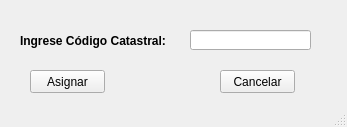
<?xml version="1.0" encoding="UTF-8"?>
<ui version="4.0">
 <class>MainWindow</class>
 <widget class="QMainWindow" name="MainWindow">
  <property name="geometry">
   <rect>
    <x>0</x>
    <y>0</y>
    <width>347</width>
    <height>127</height>
   </rect>
  </property>
  <property name="maximumSize">
   <size>
    <width>347</width>
    <height>127</height>
   </size>
  </property>
  <property name="windowTitle">
   <string>Asignar Catastro</string>
  </property>
  <widget class="QWidget" name="centralwidget">
   <property name="maximumSize">
    <size>
     <width>347</width>
     <height>108</height>
    </size>
   </property>
   <widget class="QPushButton" name="btnCancelar">
    <property name="geometry">
     <rect>
      <x>220</x>
      <y>70</y>
      <width>75</width>
      <height>23</height>
     </rect>
    </property>
    <property name="text">
     <string>Cancelar</string>
    </property>
   </widget>
   <widget class="QLineEdit" name="txtCodigo">
    <property name="geometry">
     <rect>
      <x>190</x>
      <y>30</y>
      <width>121</width>
      <height>20</height>
     </rect>
    </property>
   </widget>
   <widget class="QLabel" name="label">
    <property name="geometry">
     <rect>
      <x>20</x>
      <y>30</y>
      <width>151</width>
      <height>21</height>
     </rect>
    </property>
    <property name="font">
     <font>
      <weight>75</weight>
      <bold>true</bold>
     </font>
    </property>
    <property name="text">
     <string>Ingrese Código Catastral:</string>
    </property>
   </widget>
   <widget class="QPushButton" name="btnAsignar">
    <property name="geometry">
     <rect>
      <x>30</x>
      <y>70</y>
      <width>75</width>
      <height>23</height>
     </rect>
    </property>
    <property name="text">
     <string>Asignar</string>
    </property>
   </widget>
  </widget>
  <widget class="QStatusBar" name="statusbar"/>
 </widget>
 <resources/>
 <connections/>
</ui>
